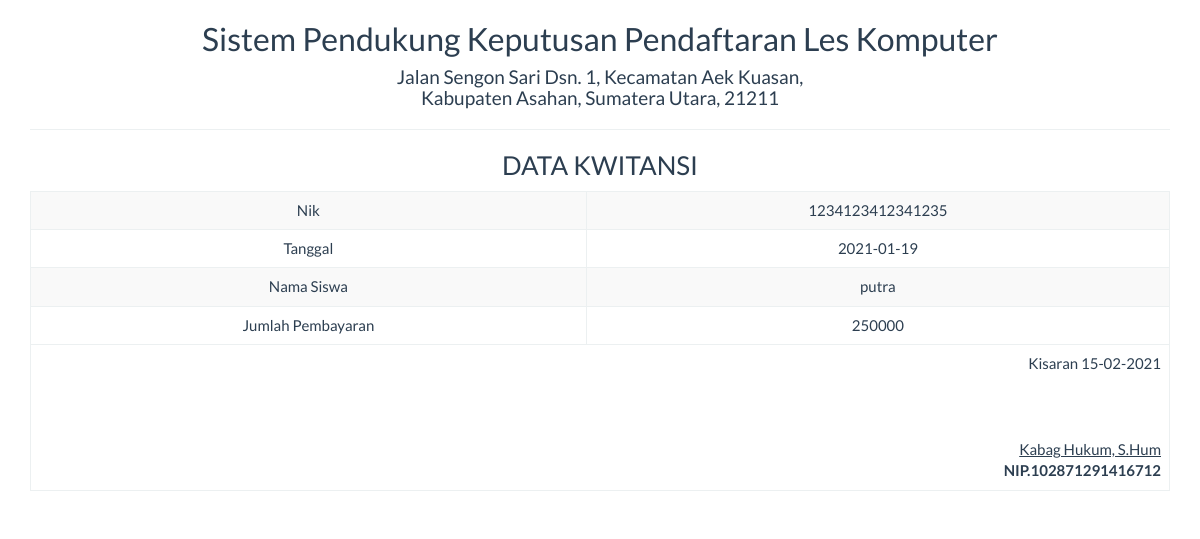
The page /report/kwitansi_satu.php?id=7 on the database its author committed.
### tables this page shows
CREATE TABLE `tb_kwitansi` (
  `id_kwitansi` int(11) NOT NULL,
  `tanggal` date NOT NULL,
  `nik` varchar(25) NOT NULL,
  `jumlah_pembayaran` int(20) NOT NULL
);

CREATE TABLE `tb_siswa` (
  `id` int(11) NOT NULL,
  `nik` varchar(50) NOT NULL,
  `nama_siswa` varchar(25) NOT NULL,
  `alamat` varchar(20) NOT NULL,
  `no_hp` varchar(12) NOT NULL,
  `jenis_kelamin` varchar(25) NOT NULL
);

### report/kwitansi_satu.php (the view, shortened to what this page needs)
<!DOCTYPE html>
<html>
    <head>
        <link href="../Assets/css/bootstrap.min.css" rel="stylesheet" type="text/css"/>
    </head>
    <body onload="print()">
        <?php
        include '../config/koneksi.php';
        $sql = "SELECT * FROM tb_kwitansi tk inner join tb_siswa ts on tk.nik=ts.nik WHERE id_kwitansi='" . $_GET ['id'] . "'";
        $query = mysqli_query($koneksi, $sql) or die("SQL Detail error");
        $data = mysqli_fetch_array($query);
        ?>
        <div class="container">
            <div class='row'>
                <div class="col-sm-12">
                    <div class="text-center">
                        <h2>Sistem Pendukung Keputusan Pendaftaran Les Komputer </h2>
                        <h4>Jalan Sengon Sari Dsn. 1, Kecamatan Aek Kuasan, <br>  Kabupaten Asahan, Sumatera Utara, 21211</h4>
                        <hr>
                        <h3>DATA KWITANSI</h3>
                        <table class="table table-bordered table-striped table-hover">
                            <tbody>
                                <tr>
                                    <td>Nik</td> <td><?= $data['nik'] ?></td>
                                </tr>
                                <tr>
                                    <td>Tanggal</td> <td><?= $data['tanggal'] ?></td>
                                </tr>
								<tr>
                                    <td>Nama Siswa</td> <td><?= $data['nama_siswa'] ?></td>
                                </tr>
                                <tr>
                                    <td>Jumlah Pembayaran</td> <td><?= $data['jumlah_pembayaran'] ?></td>
                                </tr>
                            </tbody>
                            <tfoot>
                                <tr>
                                    <td colspan="2" class="text-right">
                                        Kisaran  <?= date("d-m-Y") ?>
                                        <br><br><br><br>
                                        <u>Kabag Hukum, S.Hum<strong></u><br>
                                        NIP.102871291416712
									</td>
								</tr>
							</tfoot>
                        </table>
                    </div>
                </div>
            </div>
    </body>
</html>

### rows shown on the page
tb_kwitansi: tb_siswa.nik "1234123412341235", tanggal "2021-01-19", tb_siswa.nama_siswa "putra", jumlah_pembayaran "250000"
